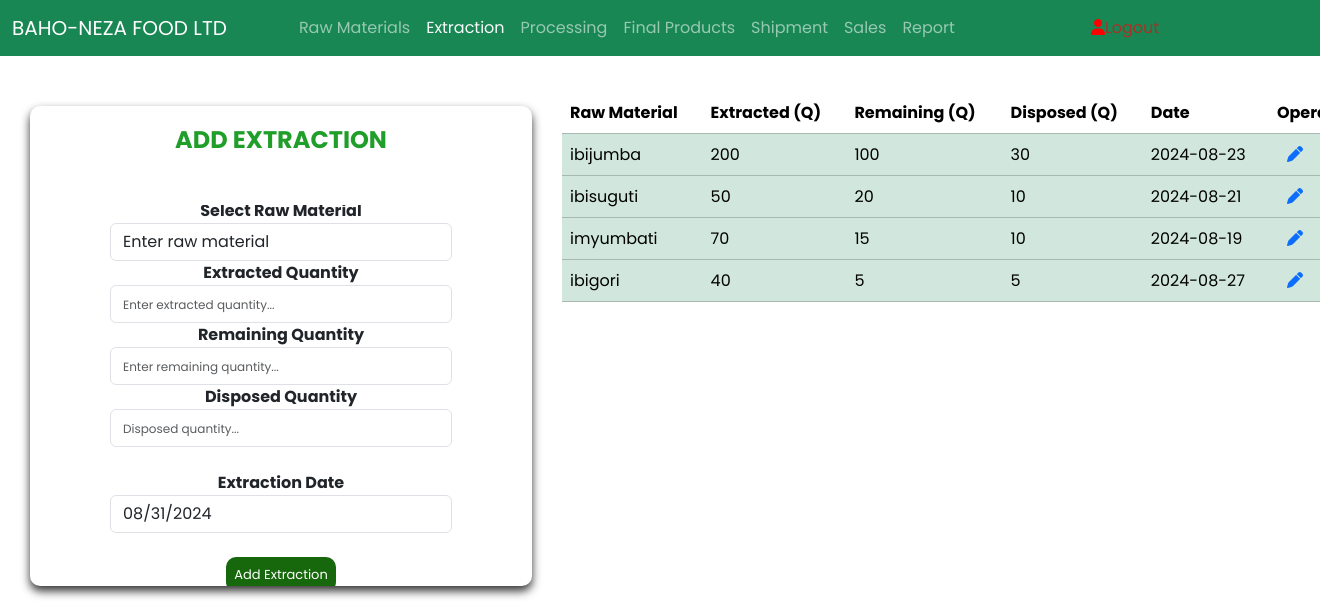
Screenshot of /extraction.php (signed in) with the database file from the repository.
### tables this page shows
CREATE TABLE `extraction` (
  `ext_id` int(11) NOT NULL,
  `raw_id` int(11) NOT NULL,
  `extracted_quantity` int(11) NOT NULL,
  `remaining_quantity` int(11) NOT NULL,
  `disposed_quantity` int(11) NOT NULL,
  `date` date NOT NULL
);

CREATE TABLE `raw_material` (
  `raw_id` int(11) NOT NULL,
  `name` varchar(100) NOT NULL,
  `imported_quantity` int(11) NOT NULL,
  `unit_price` double NOT NULL,
  `total_price` double NOT NULL,
  `import_date` date NOT NULL
);

### extraction.php (the view, shortened to what this page needs)
<?php
include 'config.php';
$mssg = "";
$update_data = null;
?>
<html lang="en">
<head>
    <link rel="stylesheet" href="bootstrap.min.css">
    <link rel="stylesheet" href="style.css">
    <link rel="stylesheet" href="Font-Awesome-6.x/css/all.min.css">
</head>
<body>
    <nav class="navbar navbar-expand-sm navbar-dark bg-success">
        <div class="container-fluid">
            <a class="navbar-brand" href="dashboard.php">BAHO-NEZA FOOD LTD</a>
            <div class="collapse navbar-collapse mx-5" id="mynavbar">
                <ul class="navbar-nav me-auto">
                    <li class="nav-item"><a class="nav-link" href="raw_material.php">Raw Materials</a></li>
                    <li class="nav-item"><a class="nav-link text-light" href="extraction.php">Extraction</a></li>
                    <li class="nav-item"><a class="nav-link" href="milled.php">Processing</a></li>
                    <li class="nav-item"><a class="nav-link" href="final_product.php">Final Products</a></li>
                    <li class="nav-item"><a class="nav-link" href="shipment.php">Shipment</a></li>
                    <li class="nav-item"><a class="nav-link" href="sales.php">Sales</a></li>
                    <li class="nav-item"><a class="nav-link" href="report.php">Report</a></li>
                    <li class="nav-item"><a class="nav-link" href="logout.php" style="color:rgba(211, 25, 25, 0.765);"><i class="fas fa-user" style="margin-left:120px;color:red;"></i>Logout</a></li>
                </ul>
            </div>
        </div>
    </nav>
    <div class="form-table">
        <div class="add-form">
            <h4 class="form-head"><?php echo isset($update_data) ? 'UPDATE EXTRACTION' : 'ADD EXTRACTION'; ?></h4><br>
            <p class="success-mssg"><?php echo $mssg; ?></p>
            <form action="" method="post" class="record-form">
                <label for="raw_id" class="labels">Select Raw Material</label>
                <select name="raw_id" class="form-control" required>
                    <option value="">Enter raw material</option>
                </select>
                <label for="extracted_quantity" class="labels">Extracted Quantity</label>
                <input type="number" id="extracted_quantity" name="extracted_quantity" value="<?php echo $update_data['extracted_quantity'] ?? ''; ?>" placeholder="Enter extracted quantity..." class="form-control" required oninput="updateDisposedQuantity()">
                <label for="remaining_quantity" class="labels">Remaining Quantity</label>
                <input type="number" id="remaining_quantity" name="remaining_quantity" value="<?php echo $update_data['remaining_quantity'] ?? ''; ?>" placeholder="Enter remaining quantity..." class="form-control" required oninput="updateDisposedQuantity()">
                <label for="disposed_quantity" class="labels">Disposed Quantity</label>
                <input type="number" id="disposed_quantity" name="disposed_quantity" value="<?php echo $update_data['disposed_quantity'] ?? ''; ?>" placeholder="Disposed quantity..." class="form-control" readonly><br>
                <label for="date" class="labels">Extraction Date</label>
                <input type="date" name="date" value="<?php echo isset($update_data) ? $update_data['date'] : date('Y-m-d'); ?>" class="form-control" readonly><br>
                <input type="submit" class="add-product-btn" value="<?php echo isset($update_data) ? 'Update Extraction' : 'Add Extraction'; ?>">
            </form>
        </div>
        <div class="table-data">
            <div class="table-responsive table-container mt-3">
                <table class="table table-success table-hover">
                    <thead>
                        <tr>
                            <th>Raw Material</th>
                            <th>Extracted (Q)</th>
                            <th>Remaining (Q)</th>
                            <th>Disposed (Q)</th>
                            <th>Date</th>
                            <th colspan="2">Operations</th>
                        </tr>
                    </thead>
                    <tbody>
                        <?php
                        $qry = $db->query("SELECT extraction.*, raw_material.name FROM extraction JOIN raw_material ON extraction.raw_id = raw_material.raw_id");
                        while ($row = $qry->fetch_assoc()) { ?>
                            <tr>
                                <td><?php echo $row['name']; ?></td>
                                <td><?php echo $row['extracted_quantity']; ?></td>
                                <td><?php echo $row['remaining_quantity']; ?></td>
                                <td><?php echo $row['disposed_quantity']; ?></td>
                                <td><?php echo $row['date']; ?></td>
                                <td>
                                    <a href="?edit_id=<?php echo $row['ext_id']; ?>" style="margin-left:10px;"><i class="fas fa-pen"></i></a>
                                </td>
                            </tr>
                        <?php }
                        ?>
                    </tbody>
                </table>
            </div>
        </div>
    </div>
</body>
</html>

### style.css (style rules this page uses)
* { margin: 0; padding: 0; box-sizing: border-box; }
body, input { font-family: "Poppins", sans-serif; }
form { display: flex; align-items: center; justify-content: center; flex-direction: column; padding: 0rem 5rem; transition: all 0.2s 0.7s; overflow: hidden; grid-column: 1 / 2; grid-row: 1 / 2; }
.form-table { width: 100%; height: 90.5vh; display: flex; }
.add-product-btn { border: none; padding: 8px; border-radius: 10px; background-color: #17680d; color: #fff; font-size: small; }
.add-form { height: 450px; text-align: center; display: flex; flex-direction: column; margin-top: 50px; margin-left: 30px; padding-top: 20px; border-radius: 10px; box-shadow: 0 5px 10px #333; }
input::placeholder { font-size: 12px; }
.labels { font-weight: bold; }
.form-head { color: #209e2a; font-weight: bold; }
.table-data { width: 750px; height: 500px; margin-top: 20; border-radius: 10px; }
.table { width: 100%; }
.success-mssg { border: 2px solid black; width: 150px; text-align: center; padding: 1px; margin-left: 120px; border-radius: 8px; color: rgba(69, 230, 117, 0.922); border: none; }

### extraction.php (style rules this page uses)
.table-container { max-height: 400px; overflow-y: auto; position: relative; margin-left:30px; width: 830px; }
.table-container table { width: 100%; border-collapse: collapse; }
.table-container thead th { position: sticky; top: 0; background: #fff; z-index: 10; }
.add-form { height: 480px; }

### rows the page displays
extraction: raw.name "ibijumba", extracted_quantity "200", remaining_quantity "100", disposed_quantity "30", date "2024-08-23"
extraction: raw.name "ibisuguti", extracted_quantity "50", remaining_quantity "20", disposed_quantity "10", date "2024-08-21"
extraction: raw.name "imyumbati", extracted_quantity "70", remaining_quantity "15", disposed_quantity "10", date "2024-08-19"
extraction: raw.name "ibigori", extracted_quantity "40", remaining_quantity "5", disposed_quantity "5", date "2024-08-27"
